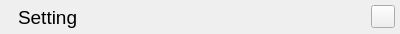
<?xml version="1.0" encoding="UTF-8"?>
<ui version="4.0">
 <class>EMSettingTilteBar</class>
 <widget class="QWidget" name="EMSettingTilteBar">
  <property name="geometry">
   <rect>
    <x>0</x>
    <y>0</y>
    <width>400</width>
    <height>34</height>
   </rect>
  </property>
  <property name="maximumSize">
   <size>
    <width>16777215</width>
    <height>48</height>
   </size>
  </property>
  <property name="windowTitle">
   <string>EMSettingTilteBar</string>
  </property>
  <layout class="QHBoxLayout" name="horizontalLayout" stretch="0,1,0">
   <property name="leftMargin">
    <number>5</number>
   </property>
   <property name="topMargin">
    <number>5</number>
   </property>
   <property name="rightMargin">
    <number>5</number>
   </property>
   <property name="bottomMargin">
    <number>5</number>
   </property>
   <item>
    <widget class="QLabel" name="_logo">
     <property name="maximumSize">
      <size>
       <width>24</width>
       <height>24</height>
      </size>
     </property>
     <property name="text">
      <string/>
     </property>
     <property name="pixmap">
      <pixmap resource="../res/ATCCSEMWindow.qrc">:/img/setting_logo</pixmap>
     </property>
     <property name="scaledContents">
      <bool>true</bool>
     </property>
    </widget>
   </item>
   <item>
    <widget class="QLabel" name="_title">
     <property name="font">
      <font>
       <pointsize>14</pointsize>
      </font>
     </property>
     <property name="text">
      <string>Setting</string>
     </property>
    </widget>
   </item>
   <item>
    <widget class="QToolButton" name="_close">
     <property name="text">
      <string/>
     </property>
    </widget>
   </item>
  </layout>
 </widget>
 <resources>
  <include location="../res/ATCCSEMWindow.qrc"/>
 </resources>
 <connections/>
</ui>
